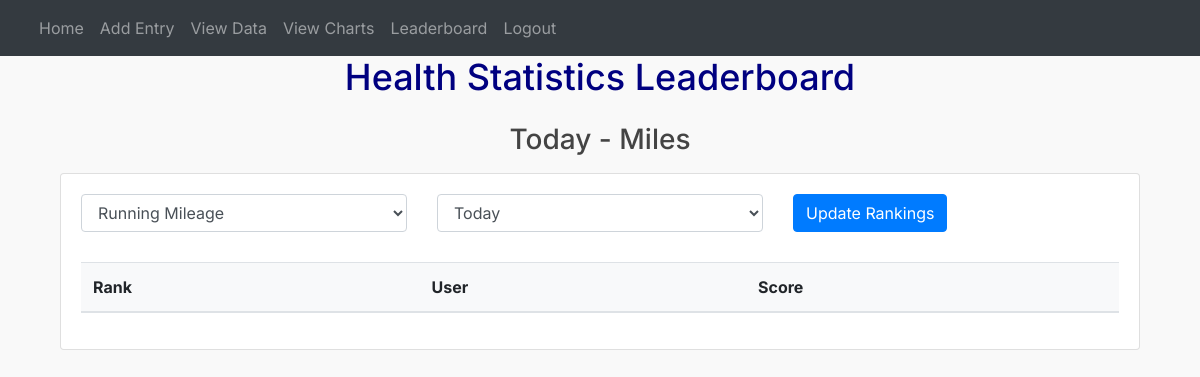
The page /leaderboard (signed in) on the database as committed earlier.
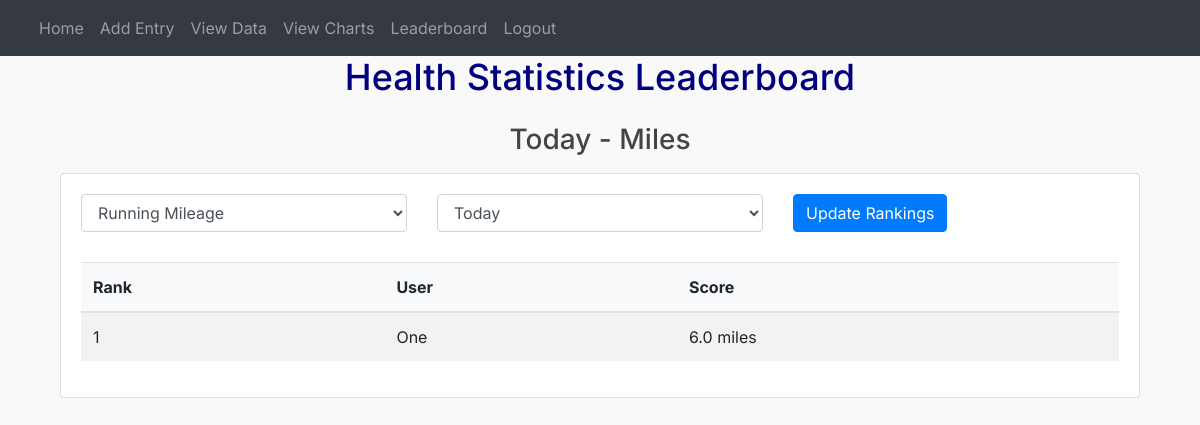
The same page on the database as committed later.
### website/models.py (models this page shows)
class User(db.Model, UserMixin):
    id = db.Column(db.Integer, primary_key=True)
    email = db.Column(db.String(150), unique=True)
    password = db.Column(db.String(150))
    first_name = db.Column(db.String(150))
    entries = db.relationship('Entry')

### website/auth.py (the view)
@auth.route('/leaderboard')
@login_required
def leaderboard():
    metric = request.args.get('metric', 'running_mileage')
    timeframe = request.args.get('timeframe', 'day')
    today = datetime.now().date()
    if timeframe == 'day':
        start_date = today
        end_date = today
    elif timeframe == 'week':
        start_date = today - timedelta(days=today.weekday())  # Monday
        end_date = start_date + timedelta(days=6)  # Sunday
    elif timeframe == 'month':
        start_date = today.replace(day=1)
        if today.month == 12:
            end_date = today.replace(day=31)
        else:
            end_date = (today.replace(day=1, month=today.month + 1) - timedelta(days=1))
    elif timeframe == 'year':
        start_date = today.replace(month=1, day=1)
        end_date = today.replace(month=12, day=31)
    print(f"Date range: {start_date} to {end_date}")  # Debug print
    metric_columns = {
        'running_mileage': Entry.running_mileage,
        'calories': Entry.calories,
        'water': Entry.water_intake,
        'sleep': Entry.sleep_hours
    }
    metric_units = {
        'running_mileage': 'miles',
        'calories': 'kcal',
        'water': 'ml',
        'sleep': 'hours'
    }
    query = db.session.query(
        User.id.label('user_id'),
        User.first_name.label('username'),
        func.sum(metric_columns[metric]).label('score')
    ).join(Entry).filter(
        Entry.date >= start_date,
        Entry.date <= (end_date if timeframe != 'day' else today)
    ).group_by(User.id, User.first_name).order_by(
        func.sum(metric_columns[metric]).desc()
    )
    print(f"SQL Query: {query}")  # Debug print
    leaderboard_data = query.all()
    print(f"Leaderboard data: {leaderboard_data}")  # Debug print
    leaderboard = [{
        'user_id': entry.user_id,
        'username': entry.username,
        'score': round(entry.score, 2) if entry.score else 0,
        'unit': metric_units[metric]
    } for entry in leaderboard_data]
    timeframe_display = {
        'day': 'Today',
        'week': 'This Week',
        'month': 'This Month',
        'year': 'This Year'
    }
    return render_template('leaderboard.html',
                         leaderboard=leaderboard,
                         current_user=current_user,
                         user=current_user,
                         selected_timeframe=timeframe_display[timeframe],
                         selected_metric=metric,
                         request=request)

### website/__init__.py (called while the page is built)
@event.listens_for(Engine, "connect")
def set_sqlite_pragma(dbapi_connection, connection_record):
    if isinstance(dbapi_connection, sqlite3.Connection):
        cursor = dbapi_connection.cursor()
        cursor.execute("PRAGMA foreign_keys=ON")
        cursor.close()

def create_app():
    app = Flask(__name__)
    app.config['DEBUG'] = True
    app.config['SECRET_KEY'] = 'chenburger'
    app.config['SQLALCHEMY_DATABASE_URI'] = f'sqlite:///{DB_NAME}'
    app.config['SQLALCHEMY_TRACK_MODIFICATIONS'] = False
    db.init_app(app)
    migrate = Migrate(app, db)
    from .views import views
    from .auth import auth
    app.register_blueprint(auth, url_prefix='/')
    app.register_blueprint(views, url_prefix='/')
    from .models import User, Entry
    with app.app_context():
        db.create_all()
    login_manager = LoginManager()
    login_manager.login_view = 'auth.login'
    login_manager.init_app(app)
    @login_manager.user_loader
    def load_user(id):
        return User.query.get(int(id))
    return app

### website/templates/leaderboard.html (shortened to what this page needs)
{% extends "base.html" %}
{% block content %}
<div class="container">
    <h1 class="text-center mb-4 typewriter">Health Statistics Leaderboard</h1>
    <h3 class="text-center mb-3">{{ selected_timeframe }} -
        {% if selected_metric == 'running_mileage' %}
            Miles
        {% else %}
            {{ selected_metric|title }}
        {% endif %}
    </h3>
    <div class="card mb-4">
        <div class="card-body">
            <form method="GET" class="mb-3">
                <div class="row">
                    <div class="col-md-4">
                        <select name="metric" class="form-control" id="metric-select">
                            <option value="running_mileage" {% if selected_metric == 'running_mileage' %}selected{% endif %}>Running Mileage</option>
                        </select>
                    </div>
                    <div class="col-md-4">
                        <select name="timeframe" class="form-control" id="timeframe-select">
                            <option value="day" {% if request.args.get('timeframe') == 'day' %}selected{% endif %}>Today</option>
                        </select>
                    </div>
                    <div class="col-md-4">
                        <button type="submit" class="btn btn-primary">Update Rankings</button>
                    </div>
                </div>
            </form>
            <div class="table-responsive">
                <table class="table table-striped">
                    <thead>
                        <tr>
                            <th>Rank</th>
                            <th>User</th>
                            <th>Score</th>
                        </tr>
                    </thead>
                    <tbody>
                        {% for entry in leaderboard %}
                        <tr {% if entry.user_id == current_user.id %}class="table-primary"{% endif %}>
                            <td>{{ loop.index }}</td>
                            <td>{{ entry.username }}</td>
                            <td>{{ entry.score }} {{ entry.unit }}</td>
                        </tr>
                        {% endfor %}
                    </tbody>
                </table>
            </div>
        </div>
    </div>
</div>
{% endblock %}

### website/templates/base.html (shortened to what this page needs)
<!DOCTYPE html>
<html lang="en">
    <head>
        <link
            rel="stylesheet"
            href="https://stackpath.bootstrapcdn.com/bootstrap/4.4.1/css/bootstrap.min.css"
        />
        <link
            rel="stylesheet"
            href="https://stackpath.bootstrapcdn.com/font-awesome/4.7.0/css/font-awesome.min.css"
        />
        <link
            rel="stylesheet"
            href="{{ url_for('static', filename='styles.css') }}"
        />
    </head>
    <body>
        <nav class="navbar navbar-expand-lg navbar-dark bg-dark">
            <div class="container-fluid">
                <div class="collapse navbar-collapse" id="navbar">
                    <div class="navbar-nav">
                        {% if user.is_authenticated %}
                        <a class="nav-item nav-link" id="home" href="/">Home</a>
                        <a class="nav-item nav-link" id="add_entry" href="/add_entry">Add Entry</a>
                        <a class="nav-item nav-link" id="view_data" href="/view_data">View Data</a>
                        <a class="nav-item nav-link" id="view_charts" href="/view_charts">View Charts</a>
                        <a class="nav-item nav-link" id="leaderboard" href="{{ url_for('auth.leaderboard') }}">Leaderboard</a>
                        <a class="nav-item nav-link" id="logout" href="/logout">Logout</a>
                        {% else %}
                        <a class="nav-item nav-link" id="login" href="/login">Login</a>
                        <a class="nav-item nav-link" id="signUp" href="/sign-up">Sign Up</a>
                        {% endif %}
                    </div>
                </div>
            </div>
        </nav>
        <div class="container">{% block content %}{% endblock %}</div>
    </body>
</html>

### website/static/styles.css (style rules this page uses)
body { font-family: 'Inter', -apple-system, BlinkMacSystemFont, 'Segoe UI', Roboto, Oxygen, Ubuntu, Cantarell, sans-serif; color: #444; background-color: #f9f9f9; }
h1 { font-family: 'Inter', -apple-system, BlinkMacSystemFont, 'Segoe UI', Roboto, Oxygen, Ubuntu, Cantarell, sans-serif; font-size: 36px; color: navy; text-align: center; }
.typewriter { position: relative; width: 100%; overflow: hidden; }
h1.typewriter::after { content: ''; position: absolute; right: 0; top: 0; height: 100%; width: 100%; background: white; border-left: 2px solid #666; animation: typing 0.5s steps(30) forwards; }
.table-responsive { margin-top: 20px; }
.table th { background-color: #f8f9fa; }
#metric-select, #timeframe-select { margin-bottom: 10px; }

Rows that differ between the two databases and show on the page:
added User: username "One", score "6.0", unit "miles"
